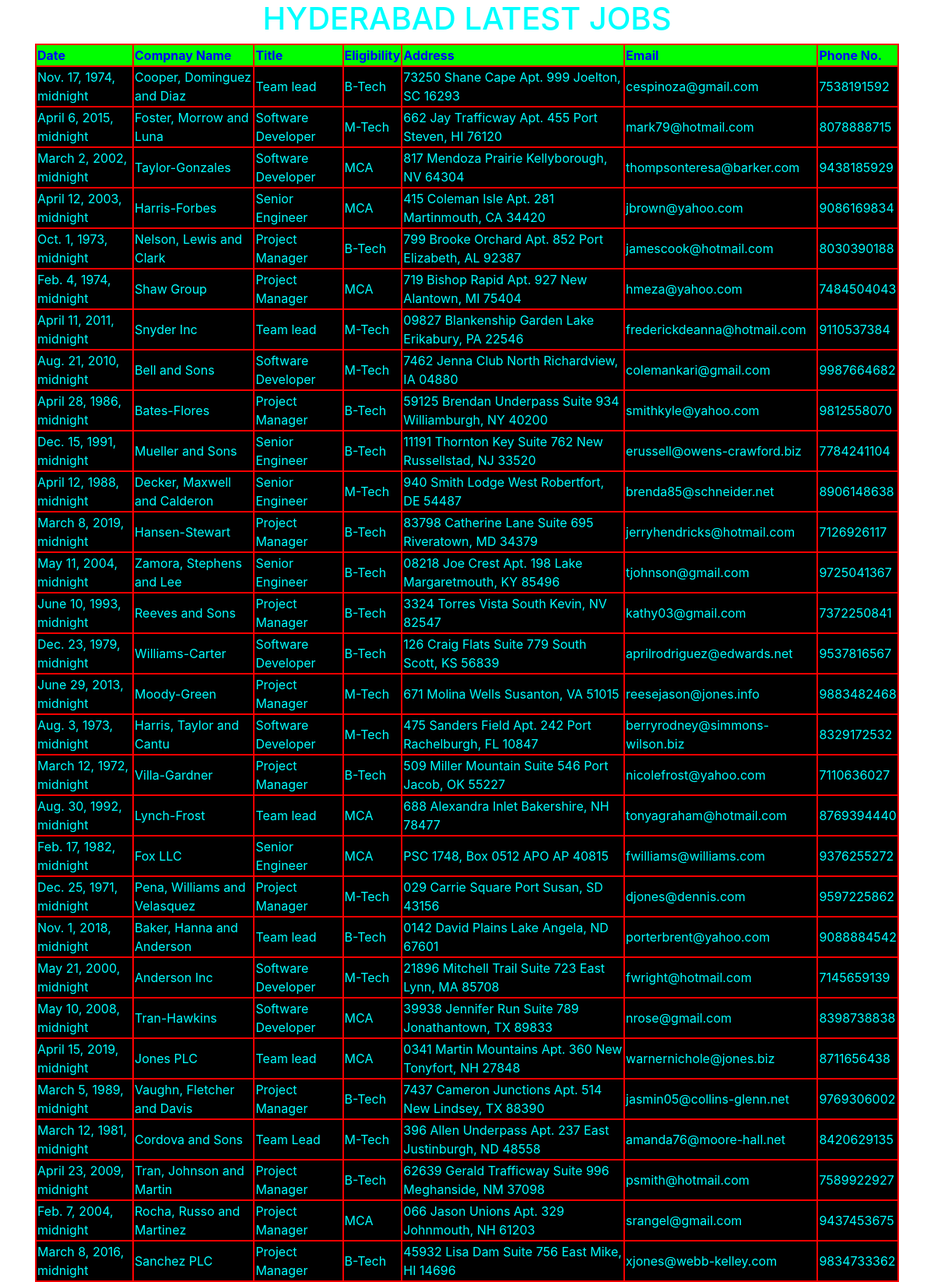
The page /hyd_jobs/ (upper part) on the database its author committed.
### jobApp/models.py (models this page shows)
class Hyderabad_jobs(models.Model):
    date=models.DateTimeField()
    company=models.CharField(max_length=200)
    title=models.CharField(max_length=200)
    eligibility=models.CharField(max_length=200)
    address=models.CharField(max_length=256)
    email=models.EmailField()
    phnno=models.IntegerField()

### jobApp/views.py (the view)
# urls.py: path('hyd_jobs/', views.hyd_jobs_info),
def hyd_jobs_info(request):
    hyd_jobs=Hyderabad_jobs.objects.all()
    return render(request,'jobApp/hydjobs.html',{'hyd_jobs':hyd_jobs})

### templates/jobApp/hydjobs.html
<!DOCTYPE html>
{% extends 'jobApp/base.html' %}
{% block content_block%}
  <div class="container" align='center'>
    <h1>HYDERABAD LATEST JOBS</h1>
    <table >
      <thead>
        <th>Date</th>
        <th>Compnay Name</th>
        <th>Title</th>
        <th>Eligibility</th>
        <th>Address</th>
        <th>Email</th>
        <th>Phone No.</th>
      </thead>
      {% for job in hyd_jobs%}
      <tr>
        <td>{{job.date}}</td>
          <td>{{job.company}}</td>
          <td>{{job.title}}</td>
          <td>{{job.eligibility}}</td>
          <td>{{job.address}}</td>
          <td>{{job.email}}</td>
          <td>{{job.phnno}}</td>
      </tr>
      {% endfor %}
    </table>
  </div>
{% endblock %}

### static/css/job.css (style rules this page uses)
body { background-image: url('https://images.unsplash.com/photo-1520333789090-1afc82db536a?ixlib=rb-1.2.1&ixid=eyJhcHBfaWQiOjEyMDd9&auto=format&fit=crop&w=1051&q=80'); background-repeat: no-repeat; background-size:cover; }
table { margin: auto; border: 2px solid red; color: red; background-color:#00FF00; }
td { border: 2px solid red; color:cyan; background: black; }
th { border: 2px solid red; color: blue; }
h1 { color: cyan; }

### rows shown on the page
Hyderabad_jobs: date "Nov. 17, 1974, midnight", company "Cooper, Dominguez and Diaz", title "Team lead", eligibility "B-Tech", address "73250 Shane Cape Apt. 999 Joelton, SC 16293", email "cespinoza@gmail.com", phnno "7538191592"
Hyderabad_jobs: date "April 6, 2015, midnight", company "Foster, Morrow and Luna", title "Software Developer", eligibility "M-Tech", address "662 Jay Trafficway Apt. 455 Port Steven, HI 76120", email "mark79@hotmail.com", phnno "8078888715"
Hyderabad_jobs: date "March 2, 2002, midnight", company "Taylor-Gonzales", title "Software Developer", eligibility "MCA", address "817 Mendoza Prairie Kellyborough, NV 64304", email "thompsonteresa@barker.com", phnno "9438185929"
Hyderabad_jobs: date "April 12, 2003, midnight", company "Harris-Forbes", title "Senior Engineer", eligibility "MCA", address "415 Coleman Isle Apt. 281 Martinmouth, CA 34420", email "jbrown@yahoo.com", phnno "9086169834"
Hyderabad_jobs: date "Oct. 1, 1973, midnight", company "Nelson, Lewis and Clark", title "Project Manager", eligibility "B-Tech", address "799 Brooke Orchard Apt. 852 Port Elizabeth, AL 92387", email "jamescook@hotmail.com", phnno "8030390188"
Hyderabad_jobs: date "Feb. 4, 1974, midnight", company "Shaw Group", title "Project Manager", eligibility "MCA", address "719 Bishop Rapid Apt. 927 New Alantown, MI 75404", email "hmeza@yahoo.com", phnno "7484504043"
Hyderabad_jobs: date "April 11, 2011, midnight", company "Snyder Inc", title "Team lead", eligibility "M-Tech", address "09827 Blankenship Garden Lake Erikabury, PA 22546", email "frederickdeanna@hotmail.com", phnno "9110537384"
Hyderabad_jobs: date "Aug. 21, 2010, midnight", company "Bell and Sons", title "Software Developer", eligibility "M-Tech", address "7462 Jenna Club North Richardview, IA 04880", email "colemankari@gmail.com", phnno "9987664682"
Hyderabad_jobs: date "April 28, 1986, midnight", company "Bates-Flores", title "Project Manager", eligibility "B-Tech", address "59125 Brendan Underpass Suite 934 Williamburgh, NY 40200", email "smithkyle@yahoo.com", phnno "9812558070"
Hyderabad_jobs: date "Dec. 15, 1991, midnight", company "Mueller and Sons", title "Senior Engineer", eligibility "B-Tech", address "11191 Thornton Key Suite 762 New Russellstad, NJ 33520", email "erussell@owens-crawford.biz", phnno "7784241104"
Hyderabad_jobs: date "April 12, 1988, midnight", company "Decker, Maxwell and Calderon", title "Senior Engineer", eligibility "M-Tech", address "940 Smith Lodge West Robertfort, DE 54487", email "brenda85@schneider.net", phnno "8906148638"
Hyderabad_jobs: date "March 8, 2019, midnight", company "Hansen-Stewart", title "Project Manager", eligibility "B-Tech", address "83798 Catherine Lane Suite 695 Riveratown, MD 34379", email "jerryhendricks@hotmail.com", phnno "7126926117"
Hyderabad_jobs: date "May 11, 2004, midnight", company "Zamora, Stephens and Lee", title "Senior Engineer", eligibility "B-Tech", address "08218 Joe Crest Apt. 198 Lake Margaretmouth, KY 85496", email "tjohnson@gmail.com", phnno "9725041367"
Hyderabad_jobs: date "June 10, 1993, midnight", company "Reeves and Sons", title "Project Manager", eligibility "B-Tech", address "3324 Torres Vista South Kevin, NV 82547", email "kathy03@gmail.com", phnno "7372250841"
Hyderabad_jobs: date "Dec. 23, 1979, midnight", company "Williams-Carter", title "Software Developer", eligibility "B-Tech", address "126 Craig Flats Suite 779 South Scott, KS 56839", email "aprilrodriguez@edwards.net", phnno "9537816567"
Hyderabad_jobs: date "June 29, 2013, midnight", company "Moody-Green", title "Project Manager", eligibility "M-Tech", address "671 Molina Wells Susanton, VA 51015", email "reesejason@jones.info", phnno "9883482468"
Hyderabad_jobs: date "Aug. 3, 1973, midnight", company "Harris, Taylor and Cantu", title "Software Developer", eligibility "M-Tech", address "475 Sanders Field Apt. 242 Port Rachelburgh, FL 10847", email "berryrodney@simmons-wilson.biz", phnno "8329172532"
Hyderabad_jobs: date "March 12, 1972, midnight", company "Villa-Gardner", title "Project Manager", eligibility "B-Tech", address "509 Miller Mountain Suite 546 Port Jacob, OK 55227", email "nicolefrost@yahoo.com", phnno "7110636027"
Hyderabad_jobs: date "Aug. 30, 1992, midnight", company "Lynch-Frost", title "Team lead", eligibility "MCA", address "688 Alexandra Inlet Bakershire, NH 78477", email "tonyagraham@hotmail.com", phnno "8769394440"
Hyderabad_jobs: date "Feb. 17, 1982, midnight", company "Fox LLC", title "Senior Engineer", eligibility "MCA", address "PSC 1748, Box 0512 APO AP 40815", email "fwilliams@williams.com", phnno "9376255272"
Hyderabad_jobs: date "Dec. 25, 1971, midnight", company "Pena, Williams and Velasquez", title "Project Manager", eligibility "M-Tech", address "029 Carrie Square Port Susan, SD 43156", email "djones@dennis.com", phnno "9597225862"
Hyderabad_jobs: date "Nov. 1, 2018, midnight", company "Baker, Hanna and Anderson", title "Team lead", eligibility "B-Tech", address "0142 David Plains Lake Angela, ND 67601", email "porterbrent@yahoo.com", phnno "9088884542"
Hyderabad_jobs: date "May 21, 2000, midnight", company "Anderson Inc", title "Software Developer", eligibility "M-Tech", address "21896 Mitchell Trail Suite 723 East Lynn, MA 85708", email "fwright@hotmail.com", phnno "7145659139"
Hyderabad_jobs: date "May 10, 2008, midnight", company "Tran-Hawkins", title "Software Developer", eligibility "MCA", address "39938 Jennifer Run Suite 789 Jonathantown, TX 89833", email "nrose@gmail.com", phnno "8398738838"
Hyderabad_jobs: date "April 15, 2019, midnight", company "Jones PLC", title "Team lead", eligibility "MCA", address "0341 Martin Mountains Apt. 360 New Tonyfort, NH 27848", email "warnernichole@jones.biz", phnno "8711656438"
Hyderabad_jobs: date "March 5, 1989, midnight", company "Vaughn, Fletcher and Davis", title "Project Manager", eligibility "B-Tech", address "7437 Cameron Junctions Apt. 514 New Lindsey, TX 88390", email "jasmin05@collins-glenn.net", phnno "9769306002"
Hyderabad_jobs: date "March 12, 1981, midnight", company "Cordova and Sons", title "Team Lead", eligibility "M-Tech", address "396 Allen Underpass Apt. 237 East Justinburgh, ND 48558", email "amanda76@moore-hall.net", phnno "8420629135"
Hyderabad_jobs: date "April 23, 2009, midnight", company "Tran, Johnson and Martin", title "Project Manager", eligibility "B-Tech", address "62639 Gerald Trafficway Suite 996 Meghanside, NM 37098", email "psmith@hotmail.com", phnno "7589922927"
Hyderabad_jobs: date "Feb. 7, 2004, midnight", company "Rocha, Russo and Martinez", title "Project Manager", eligibility "MCA", address "066 Jason Unions Apt. 329 Johnmouth, NH 61203", email "srangel@gmail.com", phnno "9437453675"
Hyderabad_jobs: date "March 8, 2016, midnight", company "Sanchez PLC", title "Project Manager", eligibility "B-Tech", address "45932 Lisa Dam Suite 756 East Mike, HI 14696", email "xjones@webb-kelley.com", phnno "9834733362"
